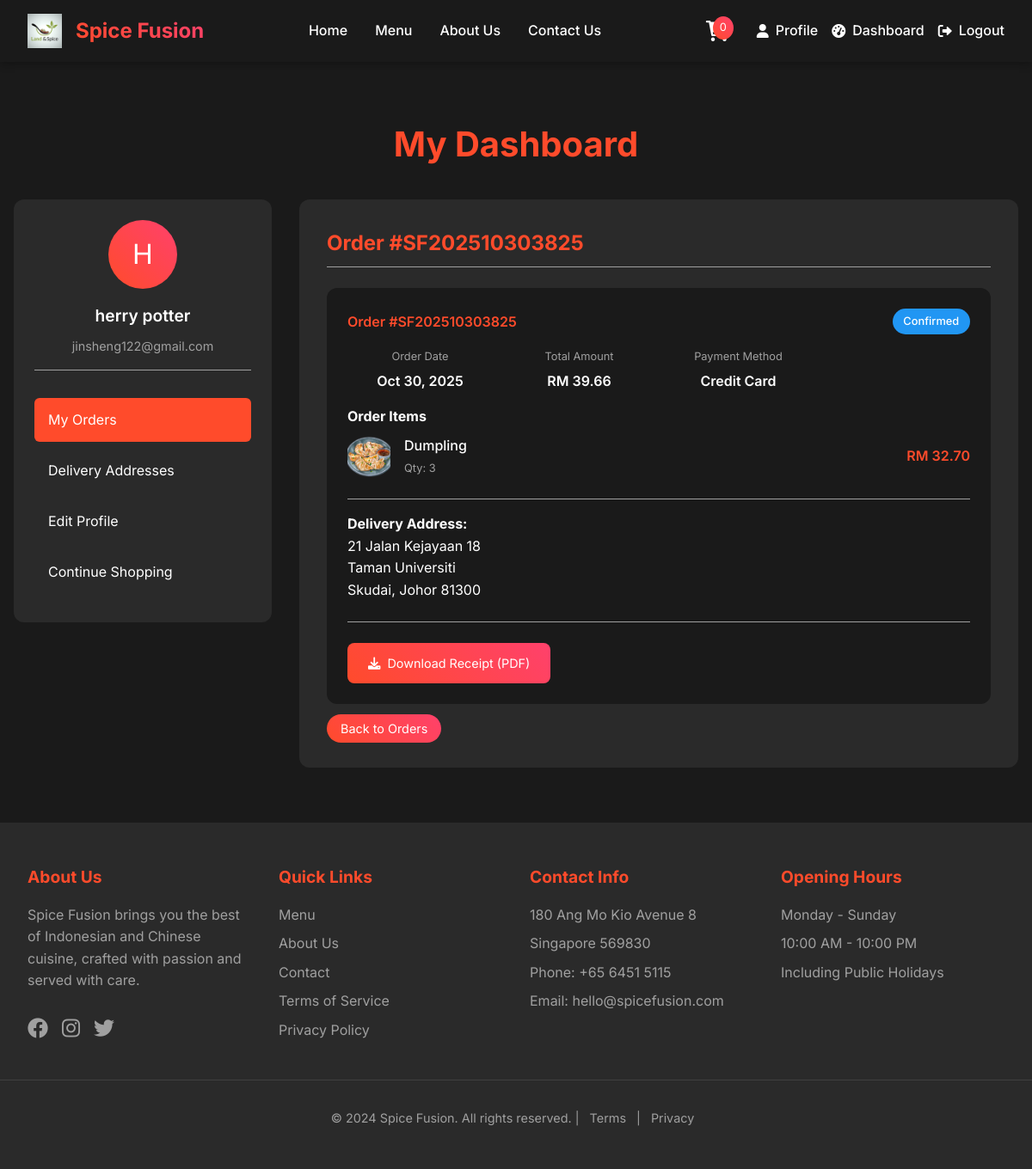
The app's page /customer/main/dashboard/Cdashboard.php?order_id=3 (signed in) with its own data.
### tables this page shows
CREATE TABLE `user` (
  `user_id` int(11) NOT NULL,
  `username` varchar(50) NOT NULL,
  `email` varchar(100) NOT NULL,
  `password_hash` varchar(255) NOT NULL,
  `first_name` varchar(50) NOT NULL,
  `last_name` varchar(50) NOT NULL,
  `phone` varchar(20) DEFAULT NULL,
  `date_of_birth` date DEFAULT NULL,
  `gender` enum('Male','Female','Other') DEFAULT NULL,
  `profile_image` varchar(255) DEFAULT 'user.jpg',
  `is_active` tinyint(1) DEFAULT 1,
  `is_verified` tinyint(1) DEFAULT 0,
  `security_question_id` int(11) DEFAULT NULL,
  `security_answer_hash` varchar(255) DEFAULT NULL,
  `created_at` timestamp NOT NULL DEFAULT current_timestamp(),
  `updated_at` timestamp NOT NULL DEFAULT current_timestamp() ON UPDATE current_timestamp(),
  `reset_token` varchar(100) DEFAULT NULL,
  `token_expiry` datetime DEFAULT NULL
);

CREATE TABLE `order` (
  `order_id` int(11) NOT NULL,
  `user_id` int(11) NOT NULL,
  `address_id` int(11) DEFAULT NULL,
  `order_number` varchar(50) NOT NULL,
  `order_status` enum('Pending','Confirmed','Preparing','Ready','Out for Delivery','Delivered','Cancelled') DEFAULT 'Pending',
  `order_type` enum('Dine-in','Takeaway','Delivery') DEFAULT 'Delivery',
  `subtotal` decimal(10,2) NOT NULL,
  `tax_amount` decimal(10,2) DEFAULT 0.00,
  `delivery_fee` decimal(10,2) DEFAULT 0.00,
  `total_amount` decimal(10,2) NOT NULL,
  `special_instructions` text DEFAULT NULL,
  `estimated_delivery_time` timestamp NULL DEFAULT NULL,
  `actual_delivery_time` timestamp NULL DEFAULT NULL,
  `created_at` timestamp NOT NULL DEFAULT current_timestamp(),
  `updated_at` timestamp NOT NULL DEFAULT current_timestamp() ON UPDATE current_timestamp()
);

CREATE TABLE `payment` (
  `payment_id` int(11) NOT NULL,
  `order_id` int(11) NOT NULL,
  `payment_method` enum('Cash','Card','Credit Card','Debit Card','PayPal','Online Banking') NOT NULL,
  `payment_status` enum('Pending','Processing','Completed','Failed','Refunded') DEFAULT 'Pending',
  `amount` decimal(10,2) NOT NULL,
  `transaction_id` varchar(100) DEFAULT NULL,
  `payment_date` timestamp NOT NULL DEFAULT current_timestamp()
);

CREATE TABLE `order_item` (
  `item_id` int(11) NOT NULL,
  `order_id` int(11) DEFAULT NULL,
  `product_id` int(11) NOT NULL,
  `quantity` int(11) NOT NULL DEFAULT 1,
  `unit_price` decimal(10,2) NOT NULL,
  `total_price` decimal(10,2) NOT NULL,
  `special_instructions` text DEFAULT NULL,
  `created_at` timestamp NOT NULL DEFAULT current_timestamp()
);

CREATE TABLE `product` (
  `product_id` int(11) NOT NULL,
  `category_id` int(11) DEFAULT NULL,
  `product_name` varchar(100) NOT NULL,
  `description` text DEFAULT NULL,
  `price` decimal(10,2) NOT NULL,
  `image` varchar(255) DEFAULT NULL,
  `is_available` tinyint(1) DEFAULT 1,
  `stock_quantity` int(11) DEFAULT 0,
  `preparation_time` int(11) DEFAULT 15,
  `is_featured` tinyint(1) DEFAULT 0,
  `created_at` timestamp NOT NULL DEFAULT current_timestamp(),
  `updated_at` timestamp NOT NULL DEFAULT current_timestamp() ON UPDATE current_timestamp()
);

CREATE TABLE `delivery_address` (
  `address_id` int(11) NOT NULL,
  `user_id` int(11) NOT NULL,
  `address_line1` varchar(255) NOT NULL,
  `address_line2` varchar(255) DEFAULT NULL,
  `city` varchar(100) NOT NULL,
  `state` varchar(100) NOT NULL,
  `postal_code` varchar(20) NOT NULL,
  `country` varchar(100) DEFAULT 'Malaysia',
  `is_default` tinyint(1) DEFAULT 0,
  `created_at` timestamp NOT NULL DEFAULT current_timestamp()
);

### customer/main/dashboard/Cdashboard.php (the view, shortened to what this page needs)
<?php
$pdo = getDBConnection();
$user_id = getCurrentUserId();
$stmt = $pdo->prepare("SELECT * FROM user WHERE user_id = ?");
$stmt->execute([$user_id]);
$user = $stmt->fetch();
$selected_order = null;
if (isset($_GET['order_id'])) {
    $order_id = (int)$_GET['order_id'];
    $stmt = $pdo->prepare("
        SELECT o.*, da.address_line1, da.address_line2, da.city, da.state, da.postal_code,
               p.payment_method, p.payment_status, p.amount as payment_amount
        FROM `order` o
        LEFT JOIN delivery_address da ON o.address_id = da.address_id
        LEFT JOIN payment p ON o.order_id = p.order_id
        WHERE o.order_id = ? AND o.user_id = ?
    ");
    $stmt->execute([$order_id, $user_id]);
    $selected_order = $stmt->fetch();
    if ($selected_order) {
        $stmt = $pdo->prepare("
            SELECT oi.*, p.product_name, p.image
            FROM order_item oi
            JOIN product p ON oi.product_id = p.product_id
            WHERE oi.order_id = ?
        ");
        $stmt->execute([$order_id]);
        $order_items = $stmt->fetchAll();
    }
}
?>
<!DOCTYPE html>
<html lang="en">
<head>
    <link rel="stylesheet" href="https://cdnjs.cloudflare.com/ajax/libs/font-awesome/6.0.0/css/all.min.css">
</head>
<body>
    <?php include_once __DIR__ . '/../../includes/header.php'; ?>
    <div class="dashboard-container">
        <div class="dashboard-header">
            <h1>My Dashboard</h1>
        </div>
        <div class="dashboard-grid">
            <div class="sidebar">
                <div class="user-info">
                    <div class="user-avatar">
                        <?php echo strtoupper(substr($user['first_name'], 0, 1)); ?>
                    </div>
                    <div class="user-name"><?php echo htmlspecialchars($user['first_name'] . ' ' . $user['last_name']); ?></div>
                    <div class="user-email"><?php echo htmlspecialchars($user['email']); ?></div>
                </div>
                <ul class="nav-menu">
                    <li><a href="#orders" class="active" onclick="showSection('orders')">My Orders</a></li>
                    <li><a href="#addresses" onclick="showSection('addresses')">Delivery Addresses</a></li>
                    <li><a href="../profile/profile.php">Edit Profile</a></li>
                    <li><a href="../index/index.php">Continue Shopping</a></li>
                </ul>
            </div>
            <div class="main-content">
                <?php if ($selected_order): ?>
                    <div class="section-header">
                        <h2>Order #<?php echo htmlspecialchars($selected_order['order_number']); ?></h2>
                    </div>
                    <div class="order-card">
                        <div class="order-header">
                            <div class="order-number">Order #<?php echo htmlspecialchars($selected_order['order_number']); ?></div>
                            <div class="order-status status-<?php echo strtolower($selected_order['order_status']); ?>">
                                <?php echo htmlspecialchars($selected_order['order_status']); ?>
                            </div>
                        </div>
                        <div class="order-details">
                            <div class="order-detail">
                                <div class="order-detail-label">Order Date</div>
                                <div class="order-detail-value"><?php echo date('M d, Y', strtotime($selected_order['created_at'])); ?></div>
                            </div>
                            <div class="order-detail">
                                <div class="order-detail-label">Total Amount</div>
                                <div class="order-detail-value">RM <?php echo number_format($selected_order['total_amount'], 2); ?></div>
                            </div>
                            <div class="order-detail">
                                <div class="order-detail-label">Payment Method</div>
                                <div class="order-detail-value"><?php echo htmlspecialchars($selected_order['payment_method'] ?? 'N/A'); ?></div>
                            </div>
                        </div>
                        <div class="order-items">
                            <h4>Order Items</h4>
                            <?php foreach ($order_items as $item): ?>
                                <div class="order-item">
                                    <img src="../../../food_images/<?php echo htmlspecialchars($item['image']); ?>"
                                         alt="<?php echo htmlspecialchars($item['product_name']); ?>" class="item-image">
                                    <div class="item-details">
                                        <div class="item-name"><?php echo htmlspecialchars($item['product_name']); ?></div>
                                        <div class="item-quantity">Qty: <?php echo $item['quantity']; ?></div>
                                    </div>
                                    <div class="item-price">RM <?php echo number_format($item['total_price'], 2); ?></div>
                                </div>
                            <?php endforeach; ?>
                        </div>
                        <div style="margin-top: 1rem; padding-top: 1rem; border-top: 1px solid var(--text-gray);">
                            <strong>Delivery Address:</strong><br>
                            <?php echo htmlspecialchars($selected_order['address_line1']); ?><br>
                            <?php if ($selected_order['address_line2']): ?>
                                <?php echo htmlspecialchars($selected_order['address_line2']); ?><br>
                            <?php endif; ?>
                            <?php echo htmlspecialchars($selected_order['city'] . ', ' . $selected_order['state'] . ' ' . $selected_order['postal_code']); ?>
                        </div>
                        <div style="margin-top: 1.5rem; padding-top: 1.5rem; border-top: 1px solid var(--text-gray); display: flex; gap: 1rem;">
                            <a href="../../api/download_receipt.php?order_id=<?php echo $selected_order['order_id']; ?>" class="view-order-btn" target="_blank" style="background: var(--gradient-primary); color: white; text-decoration: none; padding: 0.75rem 1.5rem; border-radius: 8px; display: inline-flex; align-items: center; gap: 0.5rem;">
                                <i class="fas fa-download"></i> Download Receipt (PDF)
                            </a>
                        </div>
                    </div>
                    <a href="Cdashboard.php" class="view-order-btn">Back to Orders</a>
                <?php endif; ?>
            </div>
        </div>
    </div>
    <?php include_once __DIR__ . '/../../includes/footer.php'; ?>
</body>
</html>

### records on screen
user: first_name "H", first_name+last_name "herry potter", email "jinsheng122@gmail.com"
order: order_number "SF202510303825", order_status "Confirmed", created_at "Oct 30, 2025", total_amount "39.66", payment.payment_method "Credit Card", address.address_line1 "21 Jalan Kejayaan 18", address.address_line2 "Taman Universiti", address.postal_code "Skudai, Johor 81300"
order_item: product.image (picture), product.product_name "Dumpling", quantity "3", total_price "32.70"

### other values on screen
$cart_count "0"
